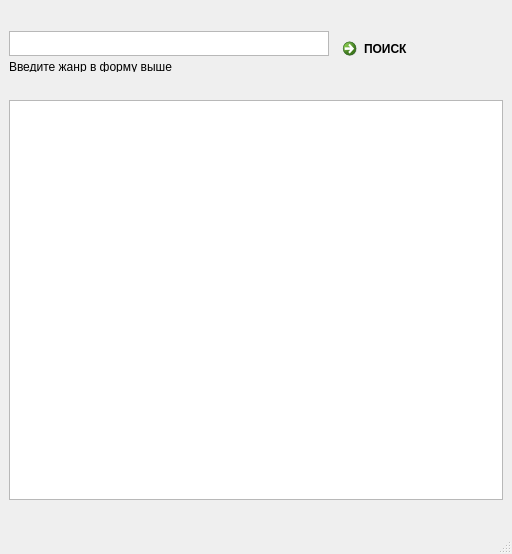
<?xml version="1.0" encoding="UTF-8"?>
<ui version="4.0">
 <class>MainWindow</class>
 <widget class="QMainWindow" name="MainWindow">
  <property name="geometry">
   <rect>
    <x>0</x>
    <y>0</y>
    <width>512</width>
    <height>554</height>
   </rect>
  </property>
  <property name="contextMenuPolicy">
   <enum>Qt::PreventContextMenu</enum>
  </property>
  <property name="windowTitle">
   <string>Задание B</string>
  </property>
  <widget class="QWidget" name="centralwidget">
   <layout class="QVBoxLayout" name="verticalLayout_2">
    <item>
     <layout class="QHBoxLayout" name="horizontalLayout">
      <item>
       <layout class="QVBoxLayout" name="verticalLayout">
        <property name="sizeConstraint">
         <enum>QLayout::SetFixedSize</enum>
        </property>
        <item>
         <widget class="QTextEdit" name="textEdit">
          <property name="maximumSize">
           <size>
            <width>16777215</width>
            <height>25</height>
           </size>
          </property>
         </widget>
        </item>
        <item>
         <widget class="QLabel" name="label">
          <property name="maximumSize">
           <size>
            <width>16777215</width>
            <height>10</height>
           </size>
          </property>
          <property name="text">
           <string>Введите жанр в форму выше</string>
          </property>
         </widget>
        </item>
       </layout>
      </item>
      <item>
       <widget class="QCommandLinkButton" name="commandLinkButton">
        <property name="maximumSize">
         <size>
          <width>16777215</width>
          <height>90</height>
         </size>
        </property>
        <property name="cursor">
         <cursorShape>OpenHandCursor</cursorShape>
        </property>
        <property name="text">
         <string>ПОИСК</string>
        </property>
       </widget>
      </item>
     </layout>
    </item>
    <item>
     <widget class="QTableWidget" name="tableWidget">
      <property name="maximumSize">
       <size>
        <width>16777215</width>
        <height>400</height>
       </size>
      </property>
     </widget>
    </item>
   </layout>
  </widget>
  <widget class="QMenuBar" name="menubar">
   <property name="geometry">
    <rect>
     <x>0</x>
     <y>0</y>
     <width>512</width>
     <height>21</height>
    </rect>
   </property>
  </widget>
  <widget class="QStatusBar" name="statusbar"/>
 </widget>
 <resources/>
 <connections/>
</ui>
